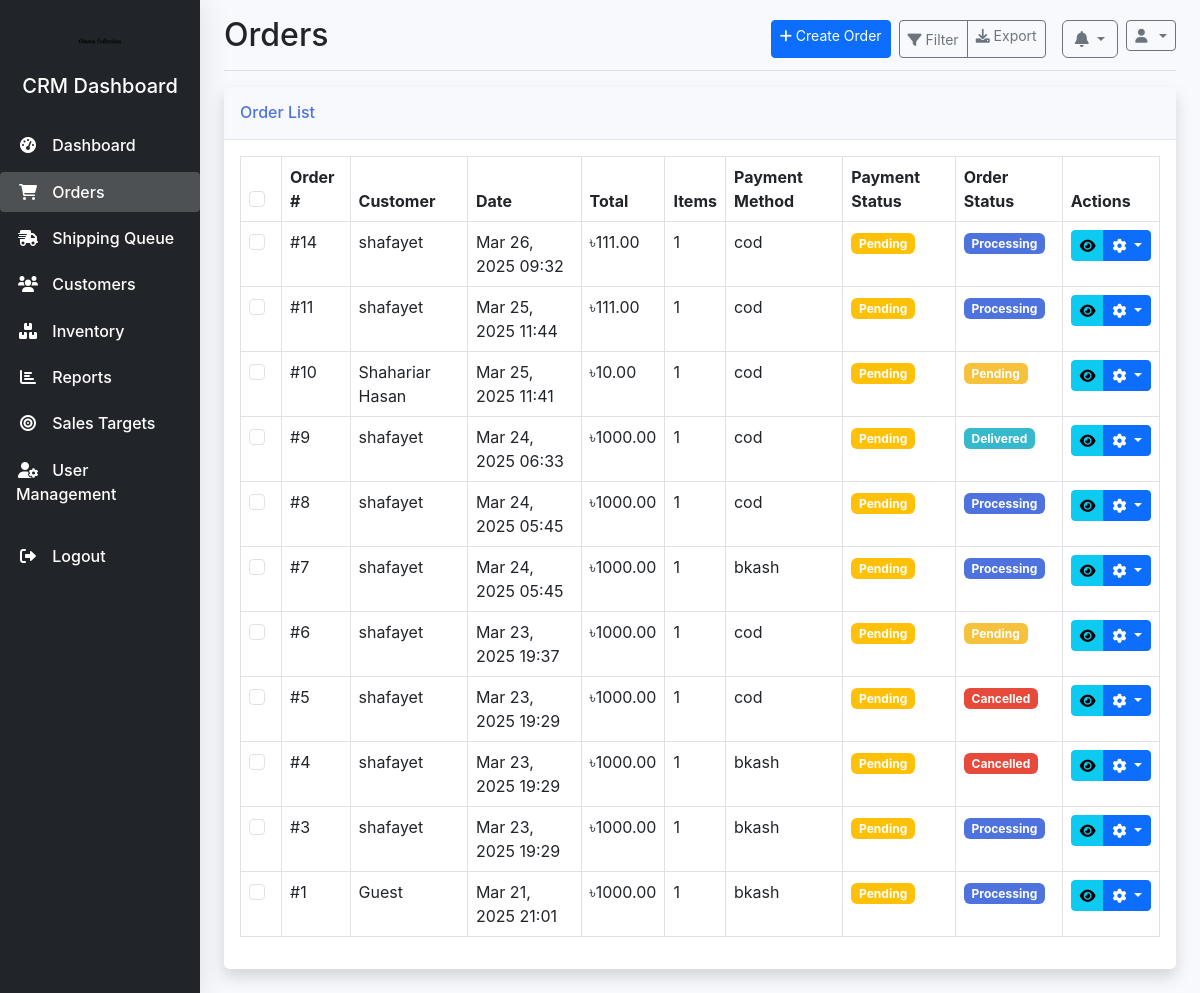
/crm/orders/ (signed in), run on the app's committed database.
### orders/models.py (models this page shows, shortened)
class Order(models.Model):
    order_number = models.CharField(max_length=20, unique=True, null=True, blank=True)
    customer = models.ForeignKey(User, on_delete=models.SET_NULL, related_name='orders', null=True, blank=True)
    shipping_address = models.TextField(null=True, blank=True)
    billing_address = models.TextField(blank=True, null=True)
    payment_method = models.CharField(max_length=50, null=True, blank=True)  # Made nullable
    payment_status = models.CharField(max_length=50, default='pending')
    total_amount = models.DecimalField(max_digits=10, decimal_places=2, null=True, blank=True)  # Made nullable
    created_at = models.DateTimeField(auto_now_add=True)
    updated_at = models.DateTimeField(auto_now=True)
    status = models.ForeignKey('crm.OrderStatus', on_delete=models.SET_NULL, null=True, blank=True)
    tracking_code = models.CharField(max_length=50, blank=True, null=True)
    consignment_id = models.CharField(max_length=50, blank=True, null=True)
    delivery_status = models.CharField(max_length=50, blank=True, null=True)
    inventory_updated = models.BooleanField(default=False)

### crm/models.py (models this page shows, shortened)
class OrderStatus(models.Model):
    name = models.CharField(max_length=50)
    description = models.TextField(blank=True)
    color_code = models.CharField(max_length=7, default="#808080")  # Hex color code
    is_active = models.BooleanField(default=True)
    sort_order = models.PositiveSmallIntegerField(default=0)
    is_initial = models.BooleanField(default=False)
    is_processing = models.BooleanField(default=False)
    is_completed = models.BooleanField(default=False)
    is_cancelled = models.BooleanField(default=False)
    class Meta:
        verbose_name_plural = "Order Statuses"
        ordering = ['sort_order']

### crm/views.py (the view, shortened to what this page needs)
# urls.py: path('orders/', views.order_list, name='order_list'),
@crm_login_required
def order_list(request):
    status_id = request.GET.get('status')
    date_from = request.GET.get('date_from')
    date_to = request.GET.get('date_to')
    query = request.GET.get('q')
    from django.utils import timezone
    from datetime import datetime
    from django.db.models import Q
    orders = Order.objects.select_related('customer', 'status').order_by('-created_at')
    if status_id:
        orders = orders.filter(status_id=status_id)
    if date_from:
        try:
            date_from = datetime.strptime(date_from, '%Y-%m-%d').date()
            orders = orders.filter(created_at__date__gte=date_from)
        except ValueError:
            pass
    if date_to:
        try:
            date_to = datetime.strptime(date_to, '%Y-%m-%d').date()
            orders = orders.filter(created_at__date__lte=date_to)
        except ValueError:
            pass
    processed_orders = []
    for order in orders:
        if order.customer:
            customer_name = order.customer.get_full_name()
            if not customer_name:
                customer_name = order.customer.username
        else:
            import re
            name_match = re.search(r'^([^\n]+)', order.shipping_address or '') if order.shipping_address else None
            customer_name = name_match.group(1) if name_match else "Guest"
        order_id_display = f"#{order.id}"
        payment_status_display = {
            'pending': 'Pending',
            'paid': 'Paid',
            'failed': 'Failed',
            'refunded': 'Refunded'
        }.get(order.payment_status, order.payment_status.capitalize())
        status_info = {
            'name': 'Unknown',
            'color_code': '#808080',
        }
        if order.status:
            status_info = {
                'name': order.status.name,
                'color_code': order.status.color_code
            }
        processed_orders.append({
            'id': order.id,
            'order_id_display': order_id_display,
            'order_number': order.order_number,
            'created_at': order.created_at,
            'customer_name': customer_name,
            'total_amount': order.total_amount or 0,
            'payment_method': order.payment_method,
            'payment_status': order.payment_status,
            'payment_status_display': payment_status_display,
            'status': status_info,
            'items_count': order.items.count(),
        })
    statuses = OrderStatus.objects.filter(is_active=True).order_by('sort_order')
    context = {
        'orders': processed_orders,
        'statuses': statuses,
        'filters': {
            'status': status_id,
            'date_from': date_from if isinstance(date_from, datetime) else None,
            'date_to': date_to if isinstance(date_to, datetime) else None,
            'query': query
        },
        'current_date': timezone.now()
    }
    return render(request, 'crm/orders/list.html', context)

### crm/templates/crm/orders/list.html (shortened to what this page needs)
{% extends 'crm/base.html' %}
{% load static %}
{% block page_title %}Orders{% endblock %}
{% block header_buttons %}
<a href="{% url 'crm:create_order' %}" class="btn btn-sm btn-primary me-2">
    <i class="fas fa-plus"></i> Create Order
</a>
<div class="btn-group me-2">
    <button type="button" class="btn btn-sm btn-outline-secondary" data-bs-toggle="modal" data-bs-target="#filterModal">
        <i class="fas fa-filter"></i> Filter
    </button>
    <a href="?{% if request.GET %}{% for key, value in request.GET.items %}{% if key != 'export' %}{{ key }}={{ value }}&{% endif %}{% endfor %}{% endif %}export=true" class="btn btn-sm btn-outline-secondary">
        <i class="fas fa-download"></i> Export
    </a>
</div>
{% endblock %}
{% block content %}
<div class="card shadow mb-4">
    <div class="card-header py-3">
        <h6 class="m-0 font-weight-bold text-primary">Order List</h6>
    </div>
    <div class="card-body">
        <div class="table-responsive">
            <table class="table table-bordered table-hover" id="ordersTable" width="100%" cellspacing="0">
                <thead>
                    <th style="width: 40px;">
                        <div class="form-check">
                            <input class="form-check-input" type="checkbox" id="select-all-orders">
                        </div>
                    </th>
                        <th>Order #</th>
                        <th>Customer</th>
                        <th>Date</th>
                        <th>Total</th>
                        <th>Items</th>
                        <th>Payment Method</th>
                        <th>Payment Status</th>
                        <th>Order Status</th>
                        <th>Actions</th>
                </thead>
                <tbody>
                    {% for order in orders %}
                    <tr>
                        <td>
                            <div class="form-check">
                                <input class="form-check-input order-checkbox" type="checkbox" value="{{ order.id }}">
                            </div>
                        </td>
                        <td>{{ order.order_id_display }}</td>
                        <td>{{ order.customer_name }}</td>
                        <td>{{ order.created_at|date:"M d, Y H:i" }}</td>
                        <td>৳{{ order.total_amount|floatformat:2 }}</td>
                        <td>{{ order.items_count }}</td>
                        <td>{{ order.payment_method|default:"N/A" }}</td>
                        <td>
                            <span class="badge {% if order.payment_status == 'paid' %}bg-success{% elif order.payment_status == 'pending' %}bg-warning{% elif order.payment_status == 'failed' %}bg-danger{% else %}bg-secondary{% endif %}">
                                {{ order.payment_status_display }}
                            </span>
                        </td>
                        <td>
                            <span class="badge" style="background-color: {{ order.status.color_code }}">
                                {{ order.status.name }}
                            </span>
                        </td>
                        <td>
                            <div class="btn-group">
                                <a href="{% url 'crm:order_detail' order.id %}" class="btn btn-sm btn-info">
                                    <i class="fas fa-eye"></i>
                                </a>
                                <button type="button" class="btn btn-sm btn-primary dropdown-toggle" data-bs-toggle="dropdown" aria-expanded="false">
                                    <i class="fas fa-cog"></i>
                                </button>
                            </div>
                        </td>
                    </tr>
                    {% empty %}
                    <tr>
                        <td colspan="10" class="text-center">No orders found</td>
                    </tr>
                    {% endfor %}
                </tbody>
            </table>
        </div>
    </div>
</div>
{% endblock %}

### crm/static/crm/css/style.css (style rules this page uses)
body { font-family: 'Nunito', -apple-system, BlinkMacSystemFont, "Segoe UI", Roboto, "Helvetica Neue", Arial, sans-serif; background-color: #f8f9fc; }
.card { border: none; box-shadow: 0 0.15rem 1.75rem 0 rgba(58, 59, 69, 0.1); border-radius: 0.35rem; }
.card-header { background-color: #f8f9fc; border-bottom: 1px solid #e3e6f0; }
.text-primary { color: #4e73df !important; }
.table-responsive { overflow-x: auto; }

### data on the page
Order: created_at "Mar 26, 2025 09:32", total_amount "111.00", payment_method "cod"
OrderStatus: status.name "Processing" "Processing" "Processing" "Processing" "Processing" "Processing"
Order: created_at "Mar 25, 2025 11:44", total_amount "111.00", payment_method "cod"
Order: created_at "Mar 25, 2025 11:41", total_amount "10.00", payment_method "cod"
OrderStatus: status.name "Pending" "Pending"
Order: created_at "Mar 24, 2025 06:33", total_amount "1000.00", payment_method "cod"
OrderStatus: status.name "Delivered"
Order: created_at "Mar 24, 2025 05:45", total_amount "1000.00", payment_method "cod"
Order: created_at "Mar 24, 2025 05:45", total_amount "1000.00", payment_method "bkash"
Order: created_at "Mar 23, 2025 19:37", total_amount "1000.00", payment_method "cod"
Order: created_at "Mar 23, 2025 19:29", total_amount "1000.00", payment_method "cod"
OrderStatus: status.name "Cancelled" "Cancelled"
Order: created_at "Mar 23, 2025 19:29", total_amount "1000.00", payment_method "bkash"
Order: created_at "Mar 23, 2025 19:29", total_amount "1000.00", payment_method "bkash"
Order: created_at "Mar 21, 2025 21:01", total_amount "1000.00", payment_method "bkash"

### other printed values
{{ order.order_id_display }} "#14" "#11" "#10" "#9" "#8" "#7" "#6" "#5" "#4" "#3" "#1"
{{ order.customer_name }} "shafayet" "shafayet" "Shahariar Hasan" "shafayet" "shafayet" "shafayet" "shafayet" "shafayet" "shafayet" "shafayet" "Guest"
{{ order.items_count }} "1" "1" "1" "1" "1" "1" "1" "1" "1" "1" "1"
{{ order.payment_status_display }} "Pending" "Pending" "Pending" "Pending" "Pending" "Pending" "Pending" "Pending" "Pending" "Pending" "Pending"
